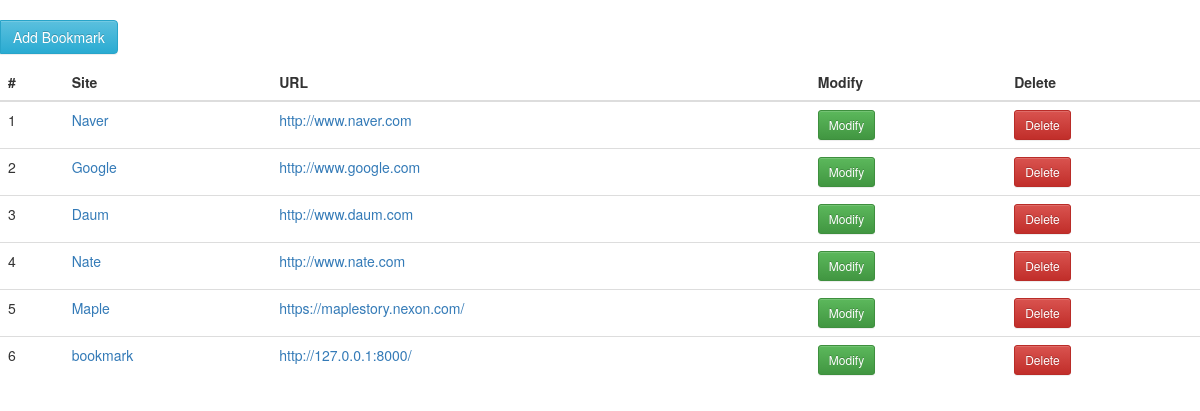
Screenshot of /bookmark/ with the database file from the repository.
### hello/models.py (models this page shows, shortened)
class Bookmark(models.Model):
    site_name = models.CharField(max_length=100)
    url = models.URLField('Site URL')

### hello/views.py (the view)
# urls.py: path("", BookmarkListView.as_view(), name = 'list'),
class BookmarkListView(ListView):
    model = Bookmark

### hello/templates/hello/bookmark_list.html (shortened to what this page needs)
{% extends 'base.html' %}
{% block content %}
<div class ="btn-group">
    <a href = "{% url 'add' %}" class= "btn btn-info">
        Add Bookmark
    </a>
</div>
<table class = "table">
    <thead>
        <tr>
            <th scope="col">#</th>
            <th scope="col">Site</th>
            <th scope="col">URL</th>
            <th scope="col">Modify</th>
            <th scope="col">Delete</th>
        </tr>
    </thead>
    <tbody>
        {% for bookmark in object_list %}
            <tr>
                <td>{{forloop.counter}}</td>
                <td><a href = "{% url 'detail' pk=bookmark.id %}">{{bookmark.site_name}}</a></td>
                <td><a href = "{{bookmark.url}}"
                     target="_blank">{{bookmark.url}}</a></td>
                <td><a href ="{% url 'update' pk=bookmark.id %}" class = "btn btn-success
                    btn-sm">Modify</a></td>
                <td><a href ="{% url 'delete' pk=bookmark.id %}" class = "btn btn-danger
                        btn-sm">Delete</a></td>
            </tr>
        {% endfor %}
    </tbody>
</table>
{% endblock %}

### templates/base.html (shortened to what this page needs)
<!DOCTYPE html>
<html lang="en">
<head>
    <link rel="stylesheet" href="https://maxcdn.bootstrapcdn.com/bootstrap/3.3.2/css/bootstrap.min.css">
    <link rel="stylesheet" href="https://maxcdn.bootstrapcdn.com/bootstrap/3.3.2/css/bootstrap-theme.min.css">
</head>
<body>
    {% block content %}
    {% endblock %}
</body>
</html>

### rows the page displays
Bookmark: site_name "Naver", url "http://www.naver.com"
Bookmark: site_name "Google", url "http://www.google.com"
Bookmark: site_name "Daum", url "http://www.daum.com"
Bookmark: site_name "Nate", url "http://www.nate.com"
Bookmark: site_name "Maple", url "https://maplestory.nexon.com/"
Bookmark: site_name "bookmark", url "http://127.0.0.1:8000/"
